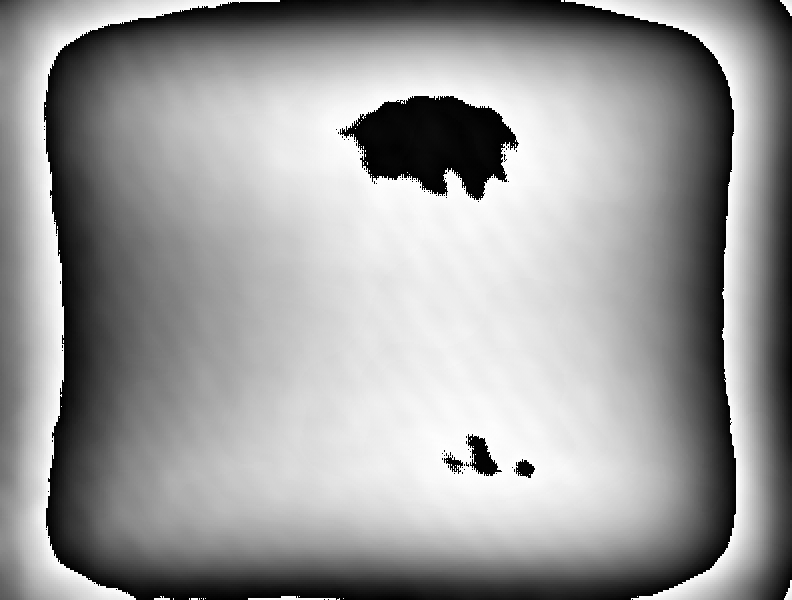
#> input picture LSH0500427_850nm_calibration.bmp, 792 x 600 px
$ python compute_cgh_test.py
#> lines starting #> are read from the running program, lines starting #| are printed output that depends on the picture; after the words box and inside, x2 and y2 are one past the last pixel; in counts of white or black regions, pixels touching at a corner belong together
# -*- coding: utf-8 -*-
"""
Created on Tue Jul 12 14:26:08 2016

@author: Tangui ALADJIDI
"""
import matplotlib.pyplot as plt
import numpy as np
from PIL import Image
from scipy.signal import fftconvolve
from timeit import default_timer as timer
import random
import os


calib=plt.imread('LSH0500427_850nm_calibration.bmp') #calibration phase map of the SLM
#> calib is the input picture: shape (600, 792); min 0, max 255, mean 155.2
calib=calib*0.031*np.ones(calib.shape)-0.29*np.ones(calib.shape)
R=np.ones(calib.shape)
lamb=795*10**(-9)
k=2*np.pi/lamb
for i in range(len(R[:,0])):
    for j in range(len(R[0,:])):
        R[i,j]=np.sqrt(((i-300)*20*10**(-6))**2+((j-396)*20*10**(-6))**2)
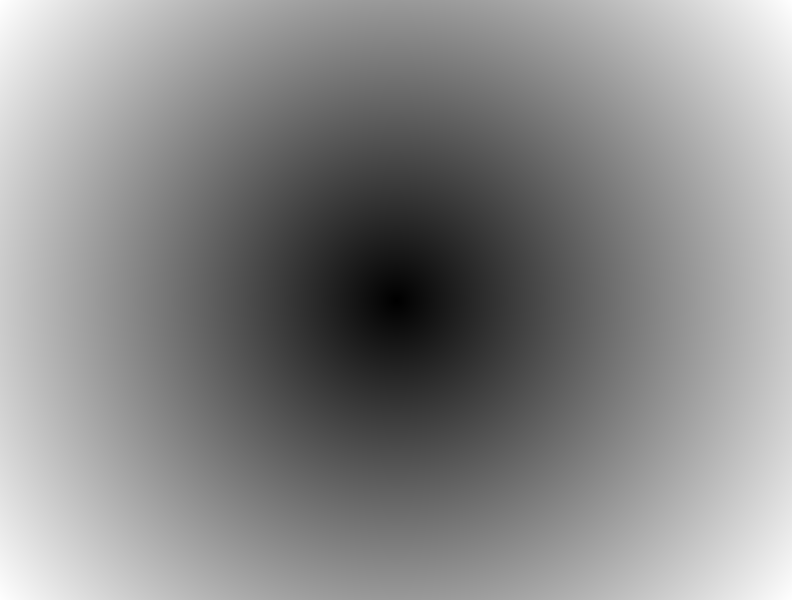
#> R: shape (600, 792) float64; min 0, max 0.00994, mean 0.00536; drawn with min black and max white
Zet=(k*R)/0.75
#Defining the phase term associated with the Helmholtz propagator
def theta_helm(z):
    out=np.exp(1j*k*z*np.sqrt(1-(lamb*Zet)**2))
    return out
def lens(f,R):
    L=np.exp(1j*(k*R**2/2*f))
    return L

def compute_cgh(alg,i_tgt,p_output,**kwargs):
    """

    alg : Algorithm choice either MRAF or OMRAF

    i_tgt : target intensity (png image)

    p_output : name of the file in which to save the phase profile (dummy variable, this test code does not save anything)

    **iterations : number of iterations of the GS loop (default is 5

    **mixing : mixing parameter between two iterations. Next iteration is m*iteration(n)+(1-m)*iteration(n-1)

    **offset : introduces an offset to shift the lowest intensity to a non-zero value. Improves convergence.

    **propagator : propagator for the simulation of light propagation either angular formalism ("Helmholtz") or simple Fourier transform ("Fourier"). Default is "Fourier".

    **phi_0 : initial phase guess (PNG image file). Can also be lens(x) where x is the focal length. In this case the iniial phase will be the parabolic profile of a lens of focal length x. This usually improves convergence a bit and avoids vortices.

    **pad : boolean. Does zero padding. Do not remember exactly how I implement it but must be useful somehow for sampling reasons.

    """
#> called with alg = 'OMRAF', i_tgt = 'TransistorIoSLM.bmp', p_output = 't.bmp'
    start=timer()
    for args in kwargs:
                print(args,'',kwargs[args])
    R=np.ones(calib.shape)
    for i in range(len(R[:,0])):
        for j in range(len(R[0,:])):
            R[i,j]=np.sqrt(((i-300)*20*10**(-6))**2+((j-396)*20*10**(-6))**2)
    if alg in ['MRAF','OMRAF']:
    #Target intensity
        i_tgt=plt.imread(str(i_tgt))
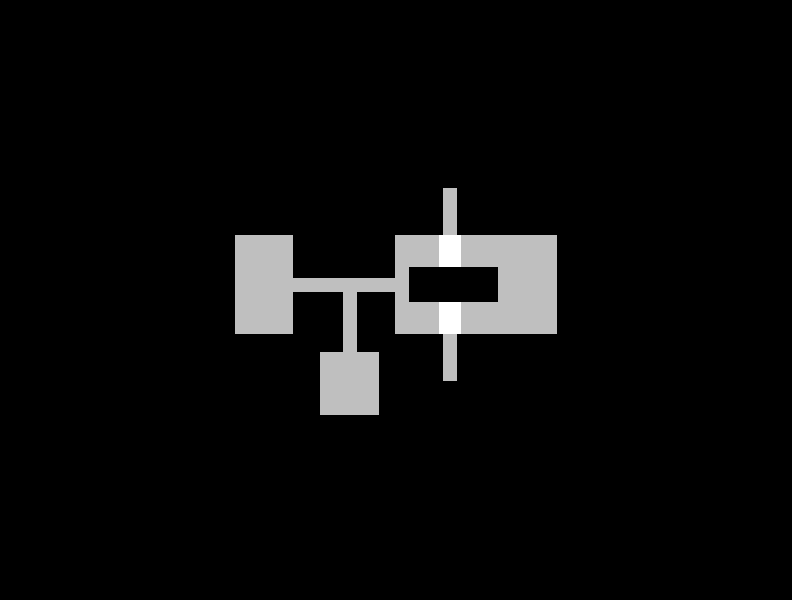
#> input picture TransistorIoSLM.bmp, 792 x 600 px
#> i_tgt is the input picture: shape (600, 792); min 0, max 255, mean 10.6
        if i_tgt.ndim==3:
            print('Multichannel target intensity found : taking the first channel')
            i_tgt=i_tgt[:,:,0]
        elif i_tgt.ndim>3:
            print('Non-compatible target intensity image specified')
    #Initial intensity
        if ('i_0' in kwargs):
            if kwargs['i_0']!='':
                i_0=plt.imread(kwargs['i_0'])
            else :
                i_0=np.exp(-(R/(np.sqrt(2)*0.001))**2)
        else :
            i_0=np.exp(-(R/(np.sqrt(2)*0.001))**2)
        if i_0.ndim==3:
            print('Multichannel initial intensity foud : taking the first channel')
            i_0=i_0[:,:,0]
        elif i_0.ndim>3:
            print('Non-compatible initial intensity image specified')
    #Iterations number
        if ('iterations' in kwargs):
            if kwargs['iterations']!='':
                iterations=int(kwargs['iterations'])
            else :
                iterations=5
        else :
            iterations=5
    #Mixing parameter
        if ('mixing' in kwargs):
            if kwargs['mixing']!='':
                m=float(kwargs['mixing'])
            else :
                m=0.9
        else :
            m=0.9
    #Canevas region
        if ('mask' in kwargs):
            if kwargs['mask']!='':
                mask_sr = plt.imread(str(kwargs['mask'])) #Defining the mask's noise and signal region
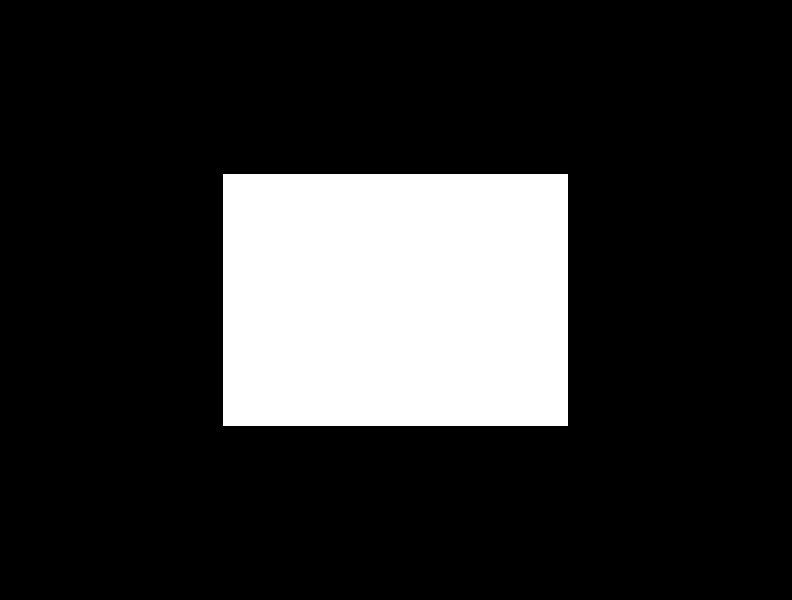
#> input picture TransistorIoSLM25_mask.bmp, 792 x 600 px
#> mask_sr: shape (600, 792); 18.3% white; 1 white region, box (x1, y1, x2, y2) and area: (223, 174, 568, 426) 86940
                mask_sr = np.array(mask_sr)
                mask_sr[mask_sr==255]=1
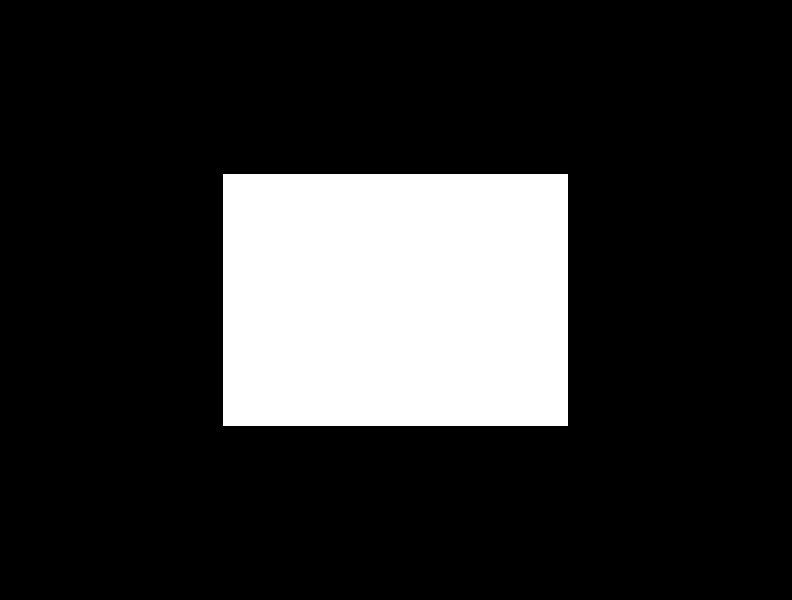
#> mask_sr: shape (600, 792); values 0 (black) and 1 (white), 18.3% white; 1 white region, box (x1, y1, x2, y2) and area: (223, 174, 568, 426) 86940
                mask_nr = plt.imread(str(kwargs['mask']))
                mask_nr = np.array(mask_nr)
                mask_nr[mask_nr==0]=1
                mask_nr[mask_nr==255]=0
            else :
                print('You need to specify a mask !')
        else :
            print('You need to specify a mask !')
#Optional padding of the SLM plane to get up to 1584x1200 size
        if ('pad' in kwargs):
            if float(kwargs['pad'])==1:
#Now we need to convert all of the arrays to 1584x1200 according to Nyquist's theorem
                tmp=np.zeros((1200,1584))
                tmp[300:900,396:1188]=mask_sr
#> tmp: shape (1200, 1584) float64; values 0 (black) and 1 (white), 4.6% white; 1 white region, box (x1, y1, x2, y2) and area: (619, 474, 964, 726) 86940
                mask_sr=tmp
                tmp=np.ones((1200,1584))
                tmp[300:900,396:1188]=mask_nr
                mask_nr=tmp
                tmp=np.zeros((1200,1584))
                tmp[300:900,396:1188]=i_tgt
                i_tgt=tmp
                R=np.zeros((1200,1584))
                for i in range(len(R[:,0])):
                    for j in range(len(R[0,:])):
                        R[i,j]=np.sqrt(((i-600)*20*10**(-6))**2+((j-792)*20*10**(-6))**2)
                i_0=np.exp(-(R/(np.sqrt(2)*0.001))**2)
                Zet=(k*R)/0.75


      #Initial phase pattern
        if ('phi_0' in kwargs):
            if kwargs['phi_0']!='':
            #Checks if the phi_0 (initial phase) argument takes the form of 'lens(x)', if yes the
            #the initial phase will be the Fresnel lens of focal length x, else the
            #argument is a file name and the initial phase will be the specified file
                if "lens(" in str(kwargs['phi_0']):
                    phi=lens(float(kwargs['phi_0'][5:len(kwargs['phi_0'])-1]),R)
                else :
                    phi=plt.imread(kwargs['phi_0'])
            else :
                phi=np.angle(lens(2.5,R))
        else :
            phi=np.angle(lens(0.75,R))
        if phi.ndim==3:
            print('Multichannel initial phase found : taking the first channel')
            phi=phi[:,:,0]
        elif phi.ndim>3:
            print('Non-compatible initial phase image specified (too many dimensions)')
        elif phi.shape!=i_tgt.shape:
            print('Non-compatible initial phase image specified (wrong size)')

	#Core of the calculation
        i=0
        if alg=='MRAF':
            print('MRAF')
            if kwargs["propagator"]=="Fourier":
                print("Fourier")
                while i<iterations:
                    E_n_out=np.fft.fft2(i_0*np.exp(1j*phi),norm="ortho")
                    E_n_out_=np.fft.fftshift(E_n_out)
                    G_n=(m*i_tgt*mask_sr)*np.exp(1j*np.angle(E_n_out_))+(1-m)*E_n_out_*mask_nr
                    phi=np.angle(np.fft.ifft2(G_n))
                    i_f=abs(E_n_out)**2
                    i=i+1
                    print((float(i)/iterations)*100," % done ...")
            else :
                print("Helmholtz")
                theta=theta_helm(0.695)
                theta1=theta_helm(0.75)
                lens0=lens(0.75)
                while i<iterations:
                    E_n_out=np.fft.fft2(i_0*np.exp(1j*phi),norm="ortho")
                    E_n_out_=np.fft.fftshift(E_n_out)
                    E_n_out_=E_n_out_*theta
                    E_n_out_=fftconvolve(E_n_out_,np.fft.fftshift(np.fft.fft2(lens0)),mode="same")
                    E_n_out_=E_n_out_*theta1
                    G_n=(m*i_tgt*mask_sr)*np.exp(1j*np.angle(E_n_out_))+(1-m)*E_n_out_*mask_nr
                    phi=np.angle(np.fft.ifft2(G_n))
                    i_f=abs(E_n_out)**2
                    i=i+1
                    print((float(i)/iterations)*100," % done ...")

            phase_img = (phi+calib)%(2*np.pi)
            i_f=((i_f/np.max(i_f).astype(float))*255).astype(np.uint8)
            phase_img=((phase_img/0.031)+(0.29/0.031)*np.ones(i_tgt.shape)).astype(np.uint8)
            phase_img=Image.fromarray(phase_img)
            print('Saving phase file ..')
            phase_img.save(p_output)
            if ('a_out' in kwargs):
                intensity_img=i_f
                intensity_img=Image.fromarray(intensity_img)
                intensity_img.save(kwargs['a_out'])
        elif alg=='OMRAF':
            print('OMRAF')
            if ('offset' in kwargs):
                if kwargs['offset']!='':
                    offset=float(kwargs['offset'])
                else :
                    offset=5.
            else :
                offset=5.
            if kwargs["propagator"]=="Fourier":
                print("Fourier")
                while i<iterations:
                    if i==0:
                        E_n_out=np.fft.fft2(i_0*np.exp(1j*phi))
                    else :
                        E_n_out=np.fft.fft2(np.exp(1j*phi))
                    E_n_out_=np.fft.fftshift(E_n_out)
                    G_n=(m*(i_tgt+(np.ones(i_tgt.shape)*offset).astype(np.uint8)*mask_sr))*np.exp(1j*np.angle(E_n_out_))+(1-m)*E_n_out_*mask_nr
                    phi=np.angle(np.fft.ifft2(G_n))
                    i_f=abs(E_n_out)**2
                    i=i+1
                    print((float(i)/iterations)*100," % done ...")
#> this loop made 20 passes
#> pass 1, in compute_cgh, `phi=np.angle(np.fft.ifft2(G_n))`:
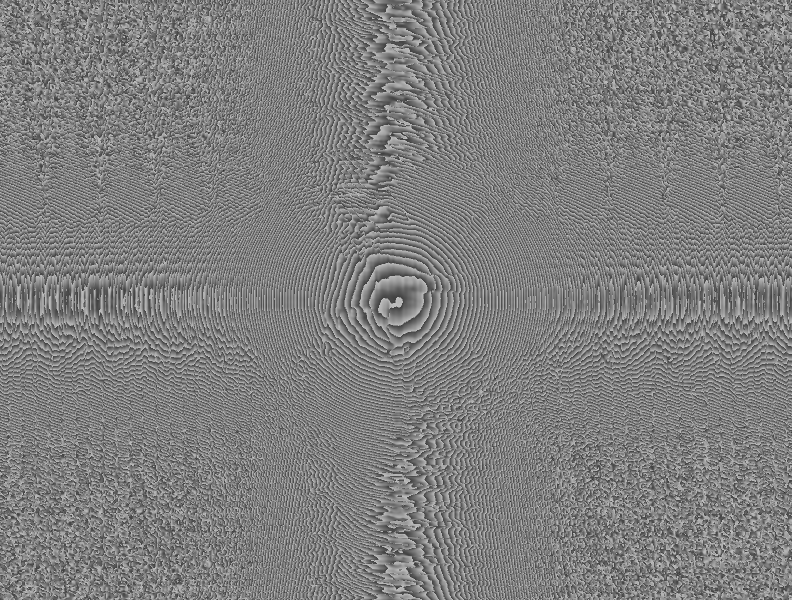
#> phi: shape (1200, 1584) float64 (shown at 1/2 size); min -3.14, max 3.14, mean -0.00242; drawn with min black and max white
#> pass 3, in compute_cgh, `phi=np.angle(np.fft.ifft2(G_n))`:
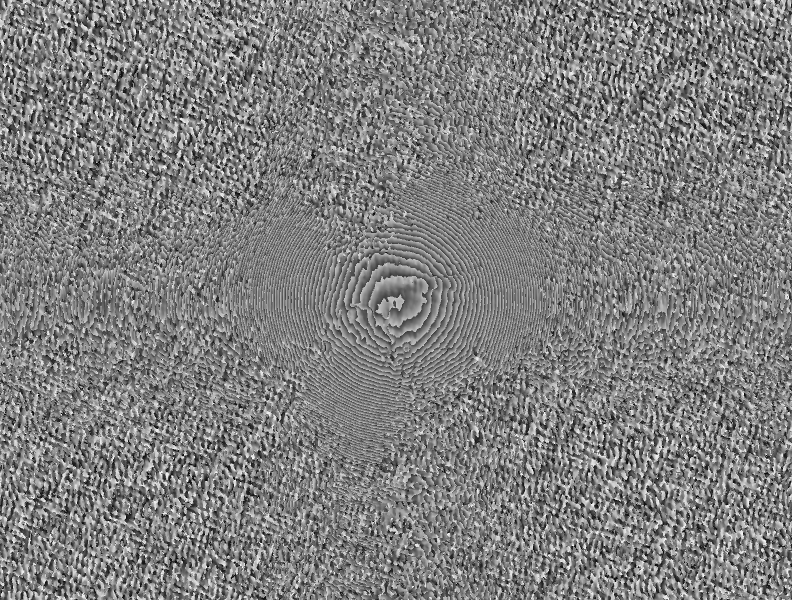
#> phi: shape (1200, 1584) float64 (shown at 1/2 size); min -3.14, max 3.14, mean 0.00168; drawn with min black and max white
#> after the loop, i = 20
            else :
                print("Helmholtz")
                theta=theta_helm(0.695)
                theta1=theta_helm(0.75)
                lens0=lens(0.75)
                while i<iterations:
                    E_n_out=np.fft.fft2(i_0*np.exp(1j*phi),norm="ortho")
                    E_n_out_=np.fft.fftshift(E_n_out)
                    E_n_out_=E_n_out_*theta
                    E_n_out_=fftconvolve(E_n_out_,np.fft.fftshift(np.fft.fft2(lens0)),mode="same")
                    E_n_out_=E_n_out_*theta1
                    E_n_out_=np.fft.ifft2(E_n_out_)
                    G_n=(m*(i_tgt+(np.ones(i_tgt.shape)*offset).astype(np.uint8)*mask_sr))*np.exp(1j*np.angle(E_n_out_))+(1-m)*E_n_out_*mask_nr
                    phi=np.angle(np.fft.ifft2(G_n))
                    i_f=abs(E_n_out)**2
                    i=i+1
                    print((float(i)/iterations)*100," % done ...")
   #Converting all the angles to image format via the look up table
            phase_img = (phi[300:900,396:1188]+calib)%(2*np.pi)
            i_f=((i_f/np.max(i_f).astype(float))*255).astype(np.uint8)
            phase_img=((phase_img/0.031)+(0.29/0.031)*np.ones(phase_img.shape)).astype(np.uint8)
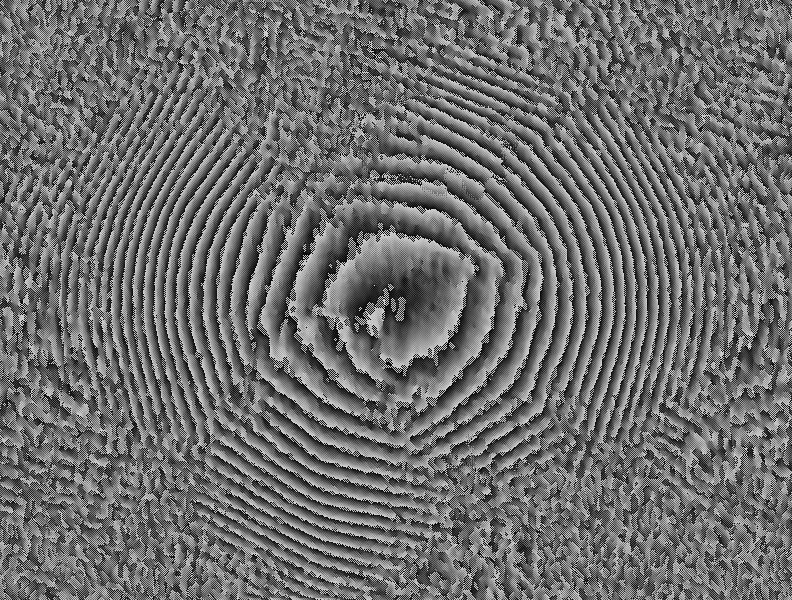
#> phase_img: shape (600, 792); min 9, max 212, mean 109.9

        print("Time elapsed : ",timer()-start," seconds")
        return phase_img,i_f
    else :
        print('This function only supports MRAF and OMRAF algorithms')


phi,i_f=compute_cgh('OMRAF','TransistorIoSLM.bmp','t.bmp',iterations=20,mixing=0.99,mask='TransistorIoSLM25_mask.bmp',offset=5,propagator='Fourier',pad=1)
plt.subplot(121)
plt.title("Generated phase map")
plt.imshow(phi,cmap=plt.cm.gray)
plt.subplot(122)
plt.title("Estimated intensity map")
plt.imshow(i_f, cmap=plt.cm.gray)
plt.show()
